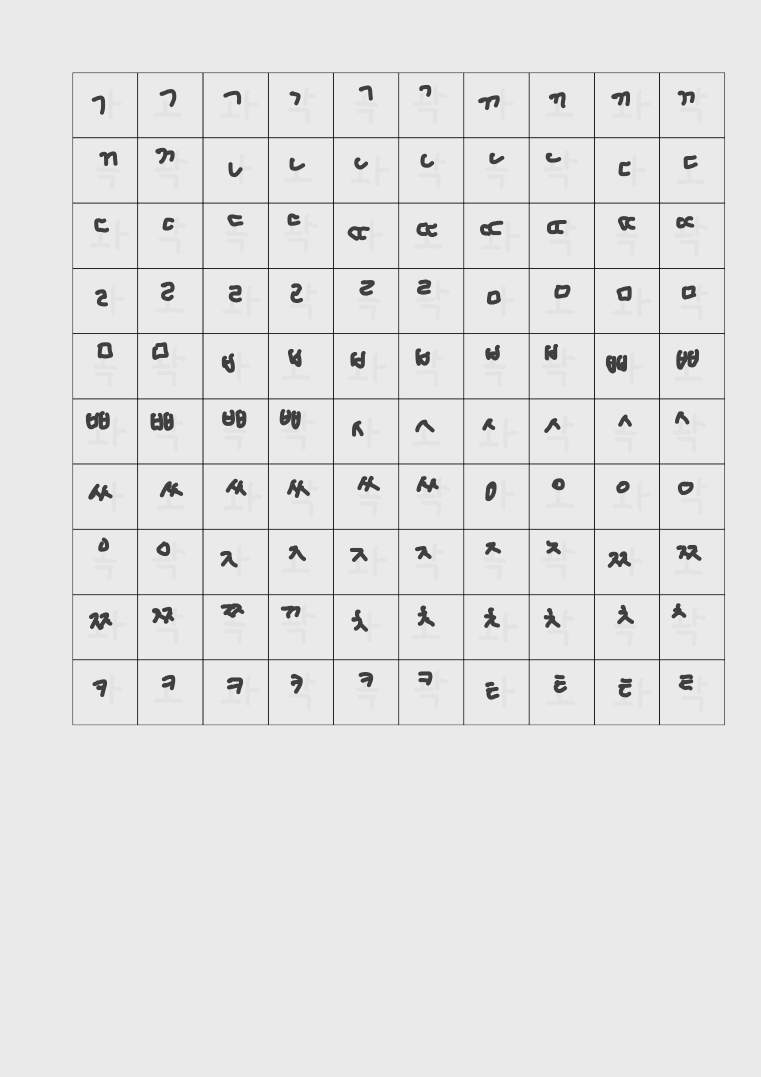
#> input picture bbittul/data/scans/page1.jpg, 1522 x 2153 px (shown at 1/2 size)
$ python -i preprocess.py   (imports and definitions only)
#> lines starting #> are read from the running program, lines starting #| are printed output that depends on the picture; after the words box and inside, x2 and y2 are one past the last pixel; in counts of white or black regions, pixels touching at a corner belong together
import cv2
import numpy as np

from config import GUIDE_STRIP_THRESHOLD


def order_points(pts):
    pts = np.array(pts, dtype="float32")

    s = pts.sum(axis=1)
    diff = np.diff(pts, axis=1)

    return np.array([
        pts[np.argmin(s)],      # 좌상
        pts[np.argmin(diff)],   # 우상
        pts[np.argmax(s)],      # 우하
        pts[np.argmax(diff)],   # 좌하
    ], dtype="float32")


def four_point_transform(image, pts):
    rect = order_points(pts)
    tl, tr, br, bl = rect

    widthA = np.linalg.norm(br - bl)
    widthB = np.linalg.norm(tr - tl)
    maxWidth = int(max(widthA, widthB))

    heightA = np.linalg.norm(tr - br)
    heightB = np.linalg.norm(tl - bl)
    maxHeight = int(max(heightA, heightB))

    dst = np.array([
        [0, 0],
        [maxWidth - 1, 0],
        [maxWidth - 1, maxHeight - 1],
        [0, maxHeight - 1],
    ], dtype="float32")

    M = cv2.getPerspectiveTransform(rect, dst)

    return cv2.warpPerspective(image, M, (maxWidth, maxHeight))


def detect_page(image):
    """용지(문서) 외곽 4개 꼭짓점을 찾는다. 못 찾으면 None."""
    gray = cv2.cvtColor(image, cv2.COLOR_BGR2GRAY)
    blur = cv2.GaussianBlur(gray, (5, 5), 0)
    edge = cv2.Canny(blur, 75, 200)

    # 경계선이 끊어져 있으면 4각형 검출이 잘 안 되므로 살짝 팽창시켜 연결한다.
    edge = cv2.dilate(edge, np.ones((3, 3), np.uint8), iterations=1)

    contours, _ = cv2.findContours(
        edge, cv2.RETR_LIST, cv2.CHAIN_APPROX_SIMPLE
    )
    contours = sorted(contours, key=cv2.contourArea, reverse=True)

    image_area = image.shape[0] * image.shape[1]

    for c in contours:
        peri = cv2.arcLength(c, True)
        approx = cv2.approxPolyDP(c, 0.02 * peri, True)

        # 문서 검출이 너무 작은 잡음 컨투어를 잡지 않도록 최소 면적 제한을 둔다.
        if len(approx) == 4 and cv2.contourArea(approx) > image_area * 0.2:
            return approx.reshape(4, 2)

    return None


def preprocess(path):
#> called with path = '../../bbittul/data/scans/page1.jpg'
    image = cv2.imread(path)
#> image is the input picture: shape (2153, 1522, 3); min 0, max 242, mean 227.5

    if image is None:
        raise FileNotFoundError(f"이미지를 열 수 없습니다: {path}")

    pts = detect_page(image)
#> in detect_page, `edge = cv2.Canny(blur, 75, 200)`:
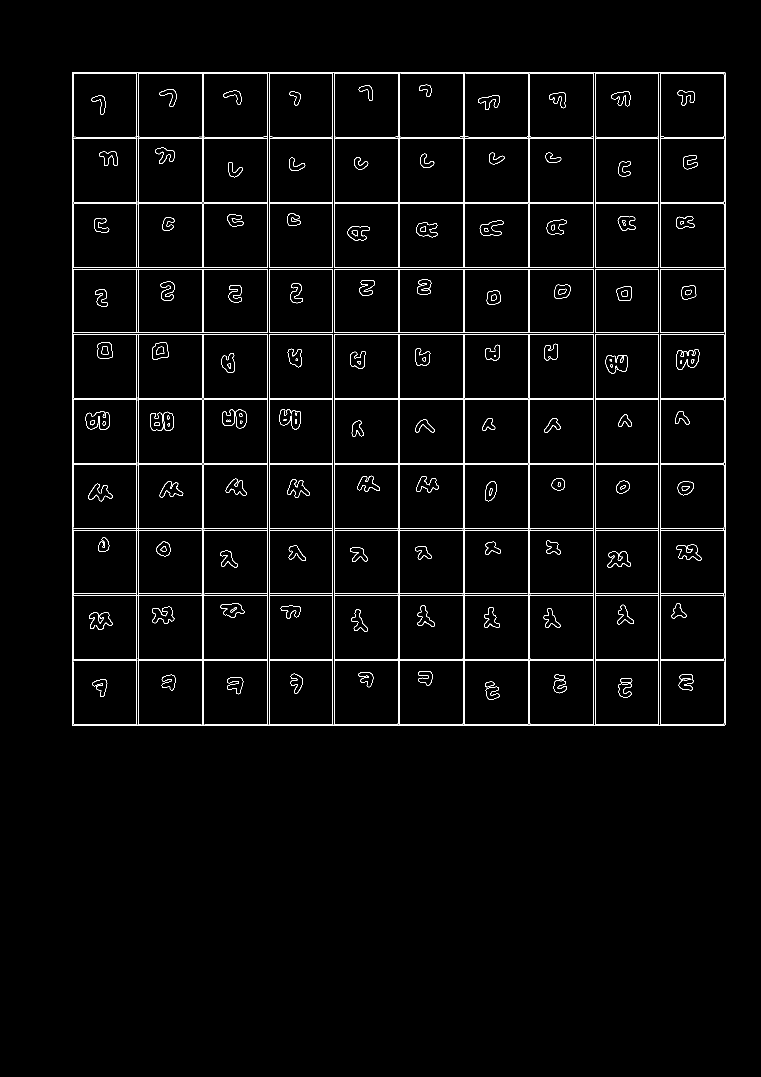
#> edge: shape (2153, 1522) (shown at 1/2 size); 2.2% white in thin lines or dots, all inside (x1, y1, x2, y2) = (144, 144, 1451, 1452)
#> in detect_page, `edge = cv2.dilate(edge, np.ones((3, 3), np.uint8), iterations=1)`:
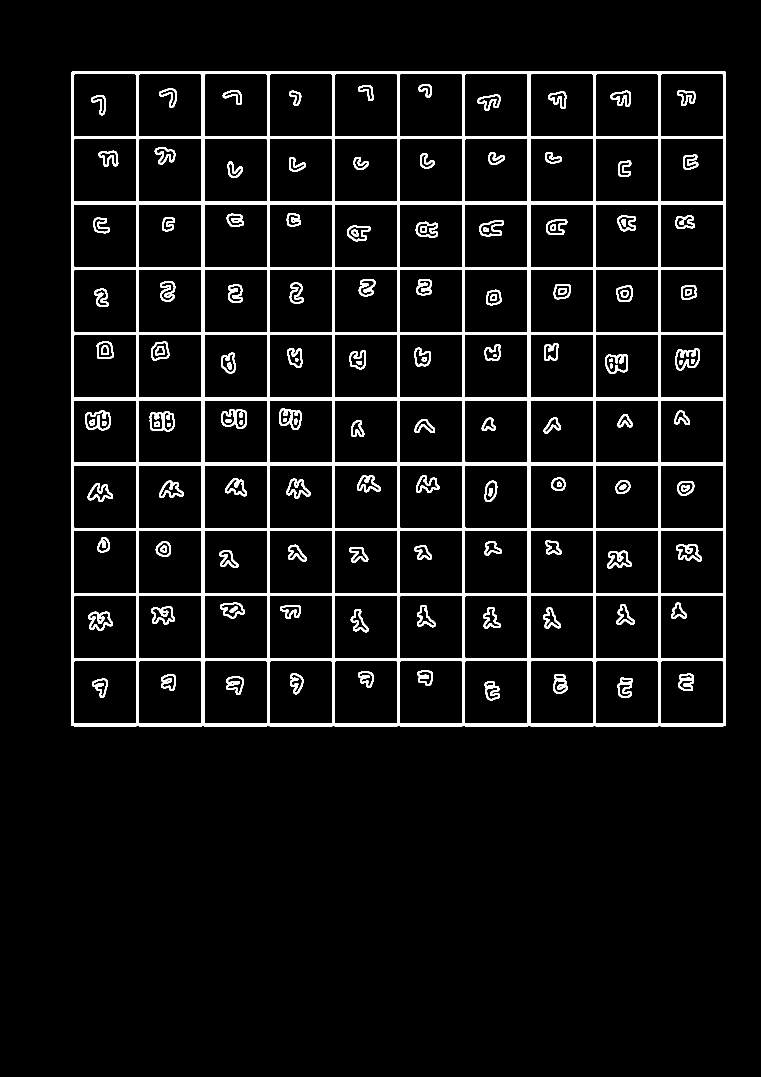
#> edge: shape (2153, 1522) (shown at 1/2 size); 6.5% white; 138 white regions
#> in detect_page, `contours, _ = cv2.findContours( edge, cv2.RETR_LIST, cv2.CHAIN_APPROX_..`: contours = 402 contours, 38 with area under 20; largest, box (x1, y1, x2, y2) and area: (143, 143, 1452, 1453) 1712120, (408, 1191, 535, 1318) 15874, (1060, 930, 1187, 1057) 15874, (408, 930, 535, 1057) 15874, (277, 930, 404, 1057) 15874
#> the loop in detect_page, `for c in contours:` made 1 pass
#> (peri, approx) on pass 1: (5238.5, [[144, 143], [143, 1451], [1450, 1451], [1451, 144]])
#> pts = [[144, 143], [143, 1451], [1450, 1451], [1451, 144]]

    if pts is not None:
        image = four_point_transform(image, pts)
#> in order_points, `s = pts.sum(axis=1)`: s = [287, 1594, 2901, 1595]
#> in order_points, `diff = np.diff(pts, axis=1)`: diff = [-1, 1308, 1, -1307]
#> in four_point_transform, `rect = order_points(pts)`: rect = [[144, 143], [1451, 144], [1450, 1451], [143, 1451]]
#> in four_point_transform, `tl, tr, br, bl = rect`: tl = [144, 143]; tr = [1451, 144]; br = [1450, 1451]; bl = [143, 1451]
#> in four_point_transform, `widthA = np.linalg.norm(br - bl)`: widthA = 1307
#> in four_point_transform, `heightB = np.linalg.norm(tl - bl)`: heightB = 1308
#> in four_point_transform, `dst = np.array([ [0, 0], [maxWidth - 1, 0], [maxWidth - 1, maxHeight -..`: dst = [[0, 0], [1306, 0], [1306, 1307], [0, 1307]]
#> in four_point_transform, `M = cv2.getPerspectiveTransform(rect, dst)`: M = [[0.998, 0.000763, -143.9], [-0.000764, 0.999, -142.8], [-5.85e-07, -8.95e-10, 1]]
#> in four_point_transform, `return cv2.warpPerspective(image, M, (maxWidth, maxHeight))`:
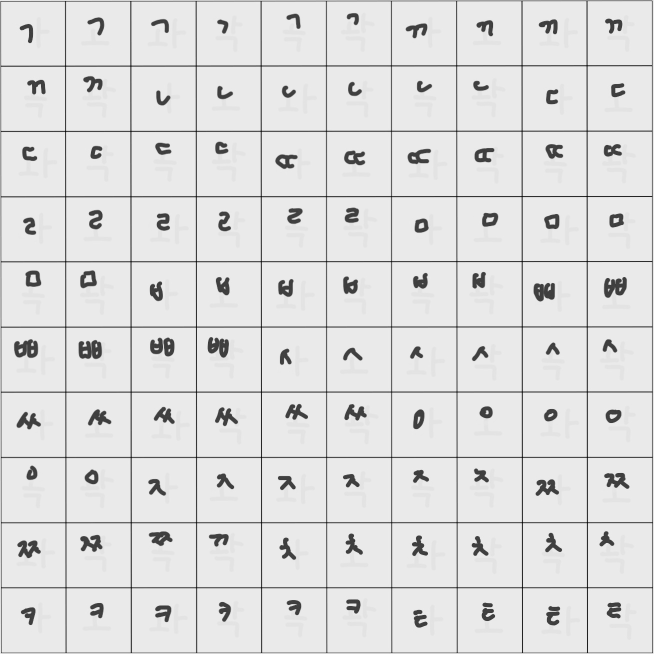
#> returned value: shape (1308, 1307, 3) (shown at 1/2 size); min 0, max 240, mean 221.5

    gray = cv2.cvtColor(image, cv2.COLOR_BGR2GRAY)
#> gray: shape (1308, 1307)

    # 스캔/사진 촬영 시 생기는 잡음 제거
    gray = cv2.medianBlur(gray, 3)

    # 템플릿에 연한 회색으로 인쇄된 안내선/번호/예시 글자를 자동으로 지운다.
    # (GUIDE_STRIP_THRESHOLD보다 밝은 픽셀은 전부 흰색 배경으로 처리.
    #  실제 손글씨 잉크는 이보다 훨씬 어두우므로 영향받지 않는다)
    gray = gray.copy()
    gray[gray > GUIDE_STRIP_THRESHOLD] = 255
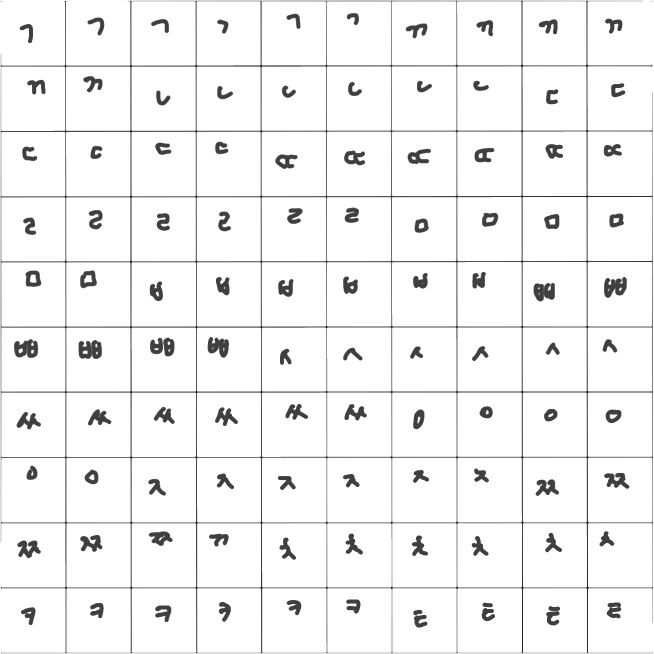
#> gray: shape (1308, 1307) (shown at 1/2 size); min 10, max 255, mean 242.8

    bw = cv2.adaptiveThreshold(
        gray,
        255,
        cv2.ADAPTIVE_THRESH_GAUSSIAN_C,
        cv2.THRESH_BINARY,
        31,
        10,
    )
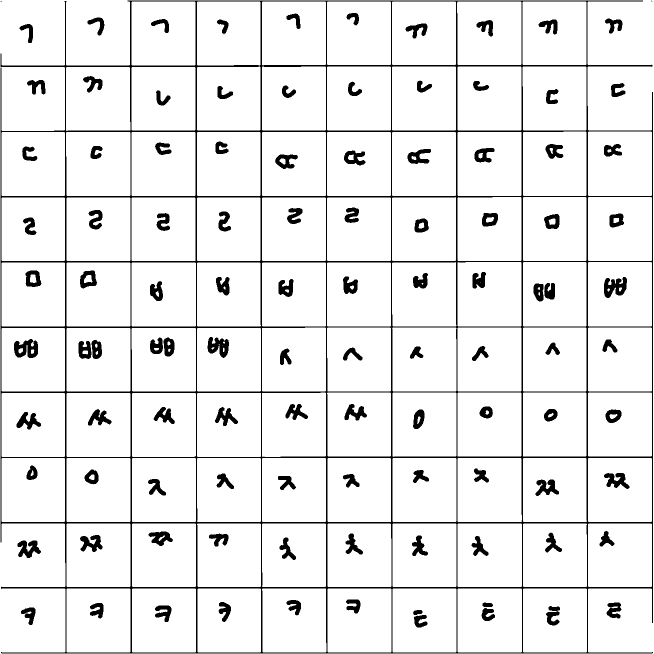
#> bw: shape (1308, 1307) (shown at 1/2 size); 92.2% white; 108 black regions (2 under 20 px), largest, box (x1, y1, x2, y2) and area: (1, 1, 1306, 1307) 70983, (1208, 554, 1254, 596) 1232, (28, 678, 76, 716) 1225

    return bw

>>> result = preprocess('../../bbittul/data/scans/page1.jpg')

$ run again, on bbittul/data/scans/page2.jpg
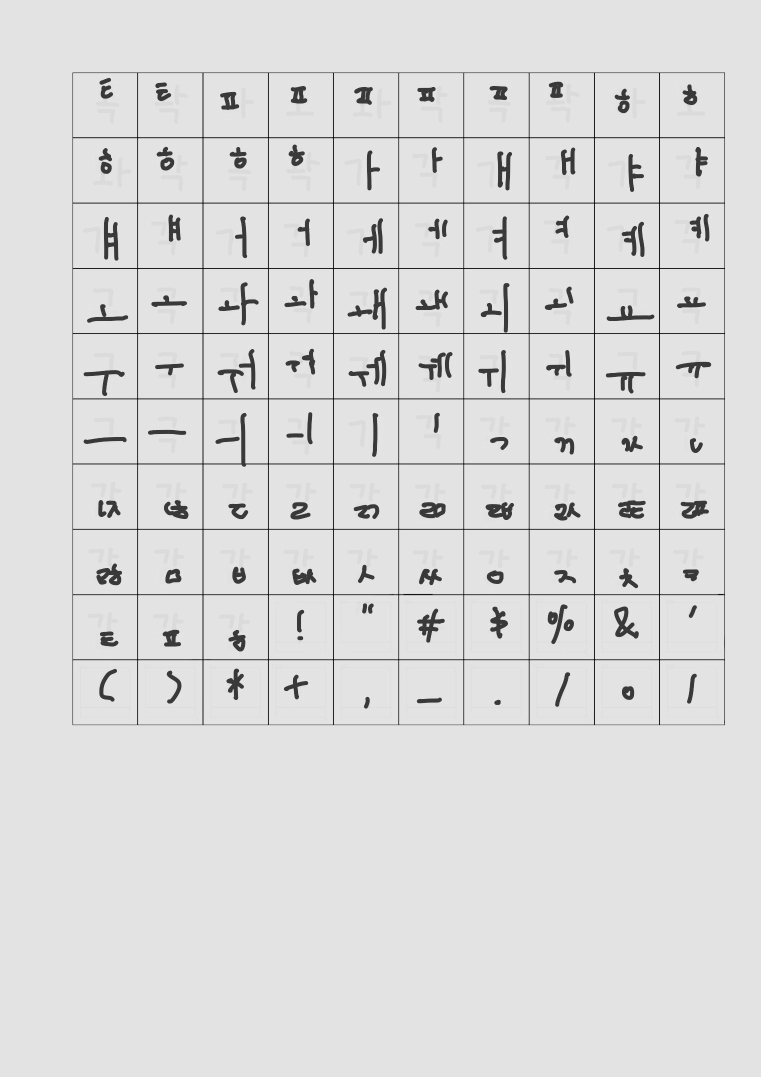
#> input picture bbittul/data/scans/page2.jpg, 1522 x 2153 px (shown at 1/2 size)
#> in preprocess, image is the input picture: shape (2153, 1522, 3); min 0, max 240, mean 219.4
#> in detect_page, `edge = cv2.dilate(edge, np.ones((3, 3), np.uint8), iterations=1)`:
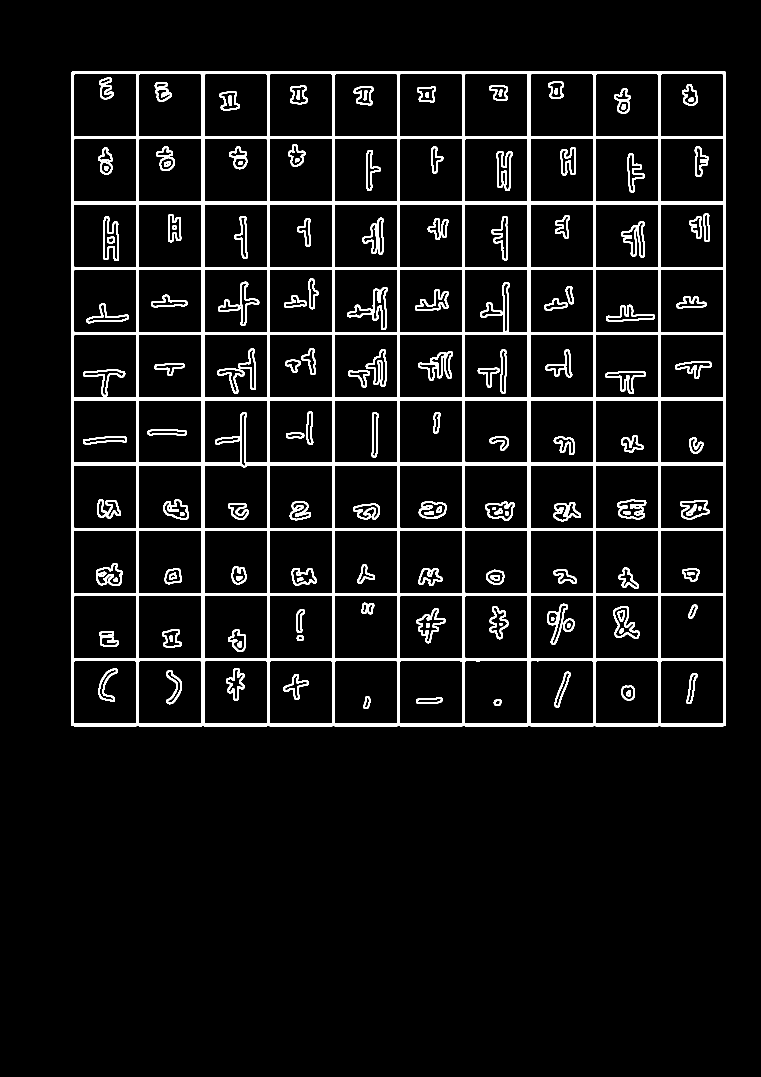
#> edge: shape (2153, 1522) (shown at 1/2 size); 7.1% white; 151 white regions
#> contours = 431 contours, 40 with area under 20; largest, box (x1, y1, x2, y2) and area: (143, 143, 1452, 1453) 1712120, (1060, 930, 1187, 1057) 15874, (277, 930, 404, 1057) 15874, (1060, 669, 1187, 796) 15874, (929, 669, 1056, 796) 15874
#> the loop in detect_page, `for c in contours:` made 1 pass
#> (peri, approx) on pass 1: (5238.5, [[144, 143], [143, 1451], [1450, 1451], [1451, 144]])
#> in preprocess, `pts = detect_page(image)`: pts = [[144, 143], [143, 1451], [1450, 1451], [1451, 144]]
#> s = [287, 1594, 2901, 1595]
#> diff = [-1, 1308, 1, -1307]
#> rect = [[144, 143], [1451, 144], [1450, 1451], [143, 1451]]
#> tl = [144, 143]; tr = [1451, 144]; br = [1450, 1451]; bl = [143, 1451]
#> widthA = 1307
#> heightB = 1308
#> dst = [[0, 0], [1306, 0], [1306, 1307], [0, 1307]]
#> M = [[0.998, 0.000763, -143.9], [-0.000764, 0.999, -142.8], [-5.85e-07, -8.95e-10, 1]]
#> in preprocess, `bw = cv2.adaptiveThreshold( gray, 255, cv2.ADAPTIVE_THRESH_GAUSSIAN_C,..`:
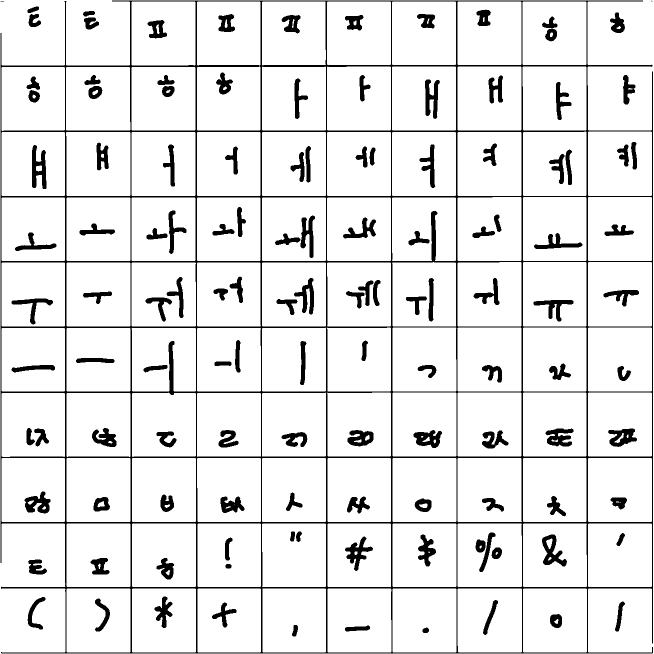
#> bw: shape (1308, 1307) (shown at 1/2 size); 90.6% white; 129 black regions (3 under 20 px), largest, box (x1, y1, x2, y2) and area: (1, 1, 1306, 1307) 75361, (64, 290, 93, 378) 1521, (1084, 1069, 1134, 1133) 1431
